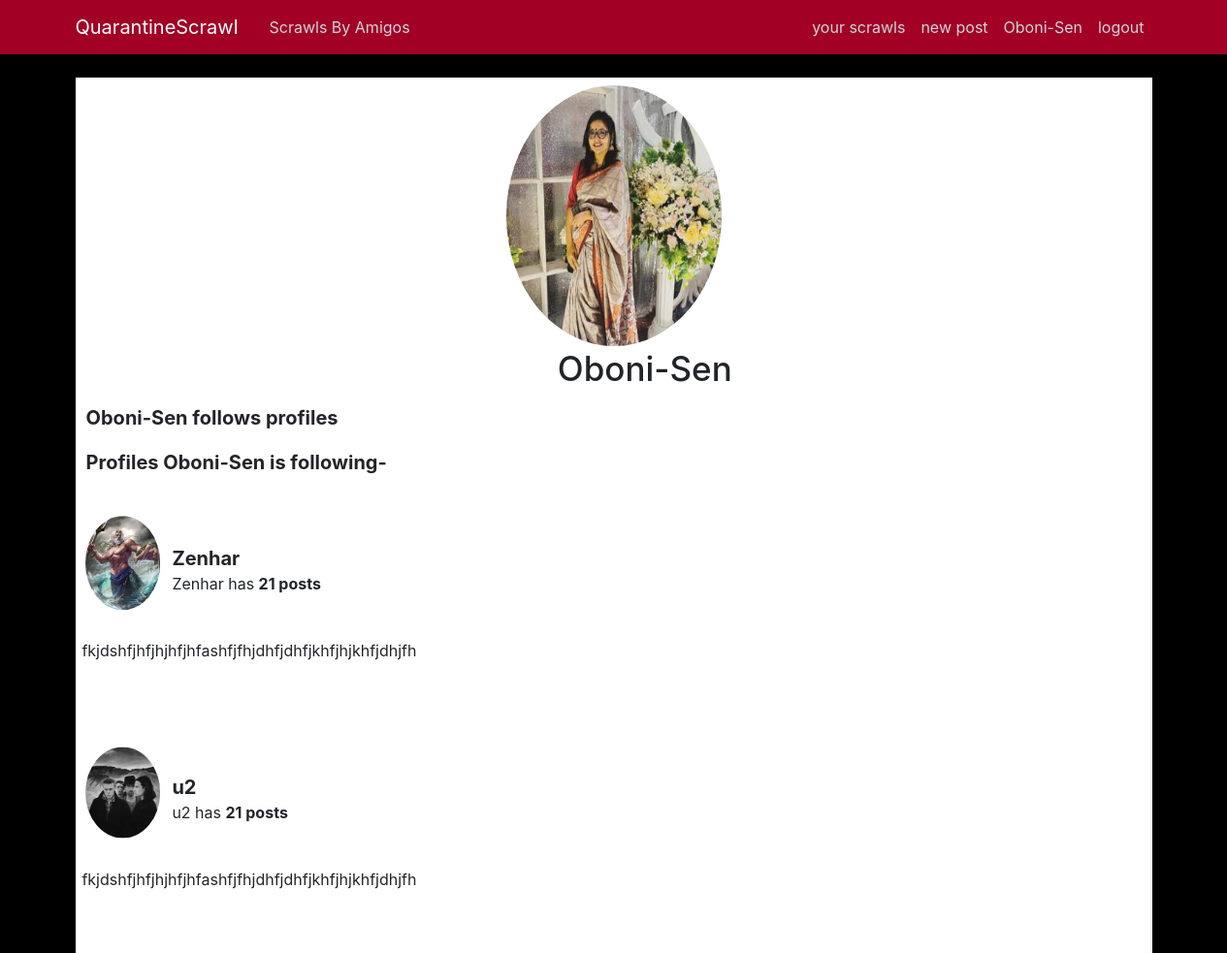
Screenshot of /visit/profile/Oboni-Sen/follower/ (signed in) with the database file from the repository.
### users/models.py (models this page shows, shortened)
class Profile(models.Model):
    user = models.OneToOneField(User, on_delete=models.CASCADE)
    image = models.ImageField(default="poseidon.jpg", upload_to="profile_pics")
    follow = models.ManyToManyField(User, related_name="followers", blank=True)
    follower = models.ManyToManyField(User, related_name="follows", blank=True)

### blog/views.py (the view)
class VisitProfilefollowerListView(LoginRequiredMixin, ListView):
    template_name = "blog/visit_profile_follower_list.html"
    model = Profile
    def get_context_data(self, **kwargs):
        context = super().get_context_data(**kwargs)
        usernameFromURL = get_object_or_404(User, username=self.kwargs.get("username"))
        viewProfile = Profile.objects.get(user=usernameFromURL)
        context["viewProfile"] = viewProfile
        context["follower_Profiles"] = Profile.objects.filter(
            user__in=viewProfile.follower.all()
        )
        context["follower_Profile_Posts"] = Post.objects.filter(
            author__in=viewProfile.follower.all()
        )
        return context

### blog/templates/blog/visit_profile_follower_list.html (shortened to what this page needs)
{% extends "blog/base.html" %}
{%load static %}
{% block bootstrapClass %}
<link rel="stylesheet" type="text/css" href="{% static 'blog/blog-css/visit-profile-follower-list.css' %}">
 {% endblock %}
{% load crispy_forms_tags %}
{% block content %}
    <div class="media visit-profile-follower-list-head">
      <img class=" visit-profile-follower-list-profile-picture rounded-circle account-img" src="{{ viewProfile.image.url }}">
        <h2 class="visit-profile-follower-list-currentUser-username account-heading">{{viewProfile.user}}</h2>
    </div>
    <div class="visit-profile-follower-list-wrap">
        <div class="visit-profile-follower-list-header">
            <p class="visit-profile-follower-list-count">{{viewProfile.user}} follows {{following_Profiles.count}} profiles</p>
            <p class="visit-profile-follower-list-header-text">Profiles {{viewProfile.user}} is following-</p>
        </div>
        {% for profile in follower_Profiles %}
        <div class="visit-profile-follower-list-card">
            <img src="{{profile.image.url}}" alt="user-profile-picture" class="visit-profile-follower-list-card-profile-picture rounded-circle account-img">
            <div class="visit-profile-follower-list-card-info">
                <p class="visit-profile-follower-list-card-username">{{profile.user.username}}</p>
            <p class="visit-profile-follower-list-post-count">{{profile.user.username}} has <strong>{{follower_Profile_Posts.count}} posts</strong></p>
            </div>
            <p class="visit-profile-follower-list-some-text">fkjdshfjhfjhjhfjhfashfjfhjdhfjdhfjkhfjhjkhfjdhjfh</p>
        </div>
        {% endfor %}
    </div>
    {% endblock %}

### blog/templates/blog/base.html (shortened to what this page needs)
{% load static %}
<!DOCTYPE html>
<html>
<head>
    <link rel="stylesheet" href="https://maxcdn.bootstrapcdn.com/bootstrap/4.0.0/css/bootstrap.min.css">
    <link rel="stylesheet" type="text/css" href="{% static 'blog/blog-css/main.css' %}">
    <link rel="stylesheet" type="text/css" href="{% static 'users/profile.css' %}">
    {% block bootstrapClass %}  {% endblock %}
</head>
<body>
    <header class="site-header">
      <nav class="navbar navbar-expand-md navbar-dark navbar-bg-steel fixed-top">
        <div class="container">
          <a class="navbar-brand mr-4" href="{% url 'home' %}">QuarantineScrawl</a>
          <div class="collapse navbar-collapse" id="navbarToggle">
            <div class="navbar-nav mr-auto">
              <a class="nav-item nav-link" href="{% url 'amigos-home' %}">Scrawls By Amigos</a>
            </div>
            <div class="navbar-nav">
              {% if user.is_authenticated %}
              <a class="nav-item nav-link" href="{% url 'user-posts' user.username  %}"> your scrawls</a>
              <a class="nav-item nav-link" href="{% url 'post-create' %}"> new post</a>
              <a class="nav-item nav-link" href="{% url 'profile' %}">{{user.username}}</a>
              <a class="nav-item nav-link" href="{% url 'logout' %}">logout</a>
              {% else %}
              <a class="nav-item nav-link" href="{% url 'login' %}">Login</a>
              <a class="nav-item nav-link" href="{% url 'register' %}">Register</a>
              {% endif %}
            </div>
          </div>
        </div>
      </nav>
    </header>
    <main role="main" class="container">
          {% block content %}{% endblock %}
    </main>
</body>
</html>

### blog/static/blog/blog-css/main.css (style rules this page uses)
body { background-color: black; margin-top: 5rem; }
.navbar-bg-steel { background-color: #a20025; }
.site-header .navbar-nav .nav-link { color: #cbd5db; font-weight: 400; }
.account-img { height: 125px; width: 125px; margin-right: 20px; margin-bottom: 16px; }
.account-heading { font-size: 2.5rem; }

### users/static/users/users-css/profile.css (style rules this page uses)
* { margin: 0px; padding: 0px; box-sizing: border-box; }

### blog/static/blog/blog-css/visit-profile-follower-list.css (style rules this page uses)
* { padding: 0; margin: 0; box-sizing: border-box; }
.visit-profile-follower-list-head { height: 42vh; background-color: white; }
.visit-profile-follower-list-profile-picture { height: 80%; width: 20%; position: relative; top: 2.5%; left: 40%; }
.visit-profile-follower-list-currentUser-username { position: relative; top: 83%; left: 23%; font-size: 35px; }
.visit-profile-follower-list-wrap { height: 100%; background-color: white; }
.visit-profile-follower-list-header { height: 15%; padding-left: 1%; }
.visit-profile-follower-list-count { font-size: 20px; font-weight: bold; }
.visit-profile-follower-list-header-text { font-size: 20px; font-weight: bold; }
.visit-profile-follower-list-card { height: 25%; background-color: white; }
.visit-profile-follower-list-card-profile-picture { display: inline-block; position: relative; -webkit-transform: translate(13%, 25%); -moz-transform: translate(13%, 25%); -ms-transform: translate(13%, 25%); -o-transform: translate(13%, 25%); transform: translate(13%, 25%); height: 7%; width: 7%; }
.visit-profile-follower-list-card-info { position: relative; left: 10%; transform: translate(-1%, -70%); }
.visit-profile-follower-list-card-username { font-size: 20px; font-weight: bold; }
.visit-profile-follower-list-post-count { font-size: 16px; display: inline-block; position: relative; transform: translate(-150%, 0%); transform: translate(0%, -70%); }
.visit-profile-follower-list-some-text { display: inline-block; transform: translate(2%, -200%); }

### rows the page displays
Profile: image (picture), user "Oboni-Sen"
Profile: image (picture), user.username "Zenhar", count "21"
Profile: image (picture), user.username "u2", count "21"

### other values shown
{{ user.username }} "Oboni-Sen"
